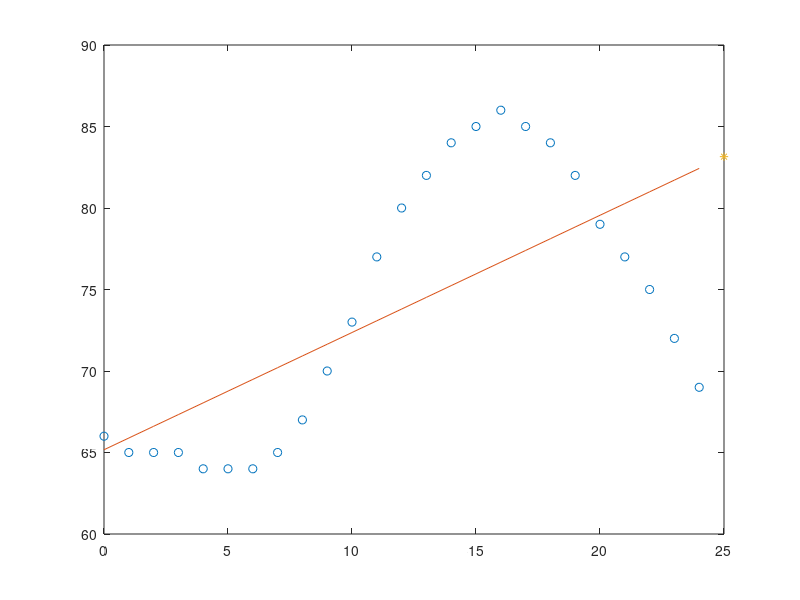
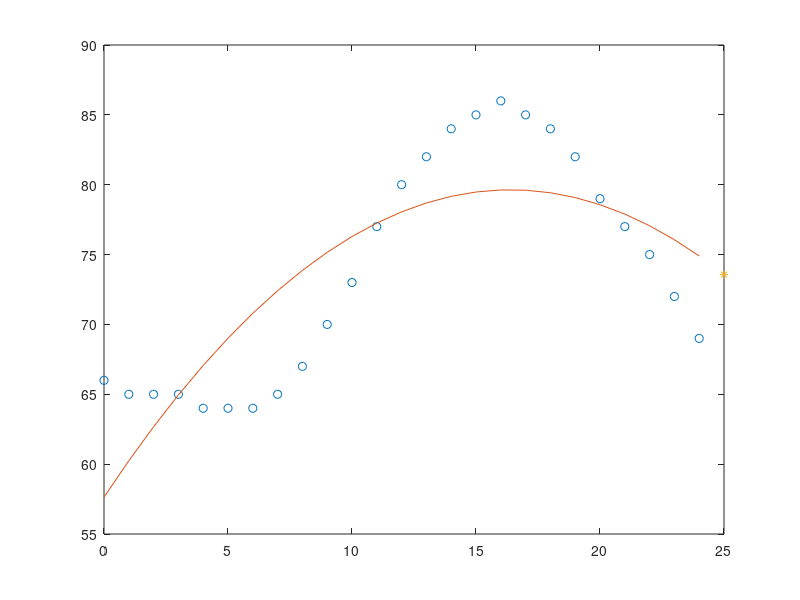
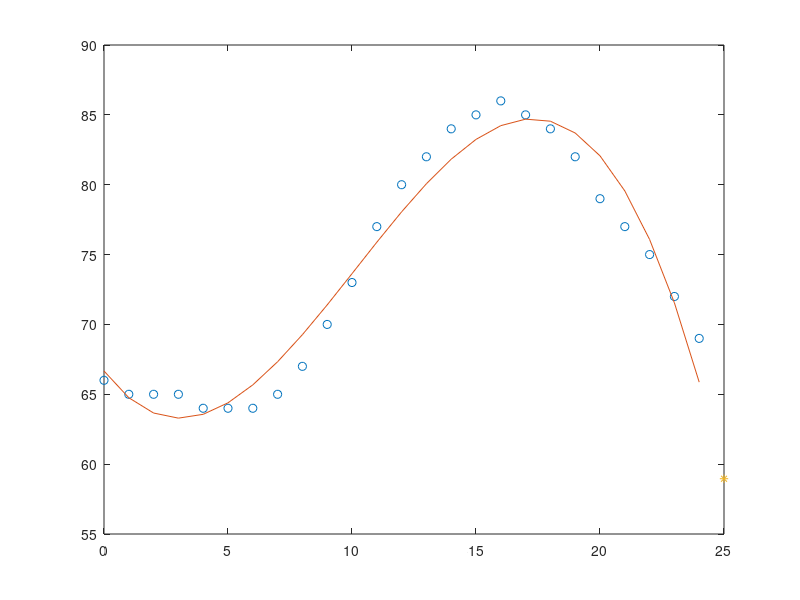

Here is the MATLAB script that generated these plots, in order:
% // Nawaf Abdullah
% // CMPSC 201 SU 2016
% // Date 8-02-16
% // HW #9
% // MATLAB Analysis of Temp data with interpolation and regression.

time = 0:1:24;   %time in hours for each temperture value
temp = [66 65 65 65 64 64 64 65 67 70 73 77 80 82 84 85 86 85 84 82 79 77 75 72 69]; %temperture values


%Linear fit
coef = polyfit(time, temp, 1);
newTemp = polyval(coef, time);
tempPredict = polyval(coef, 25)
figure, plot(time, temp, 'o',time, newTemp, 25, tempPredict, '*')


%Quadratic fit
coef = polyfit(time, temp, 2);
newTemp = polyval(coef, time);
tempPredict = polyval(coef, 25)
figure, plot (time, temp, 'o',time, newTemp, 25, tempPredict, '*')


%3rd Order fit
coef = polyfit(time, temp, 3);
newTemp = polyval(coef, time);
tempPredict = polyval(coef, 25)
figure, plot (time, temp, 'o',time, newTemp, 25, tempPredict, '*')